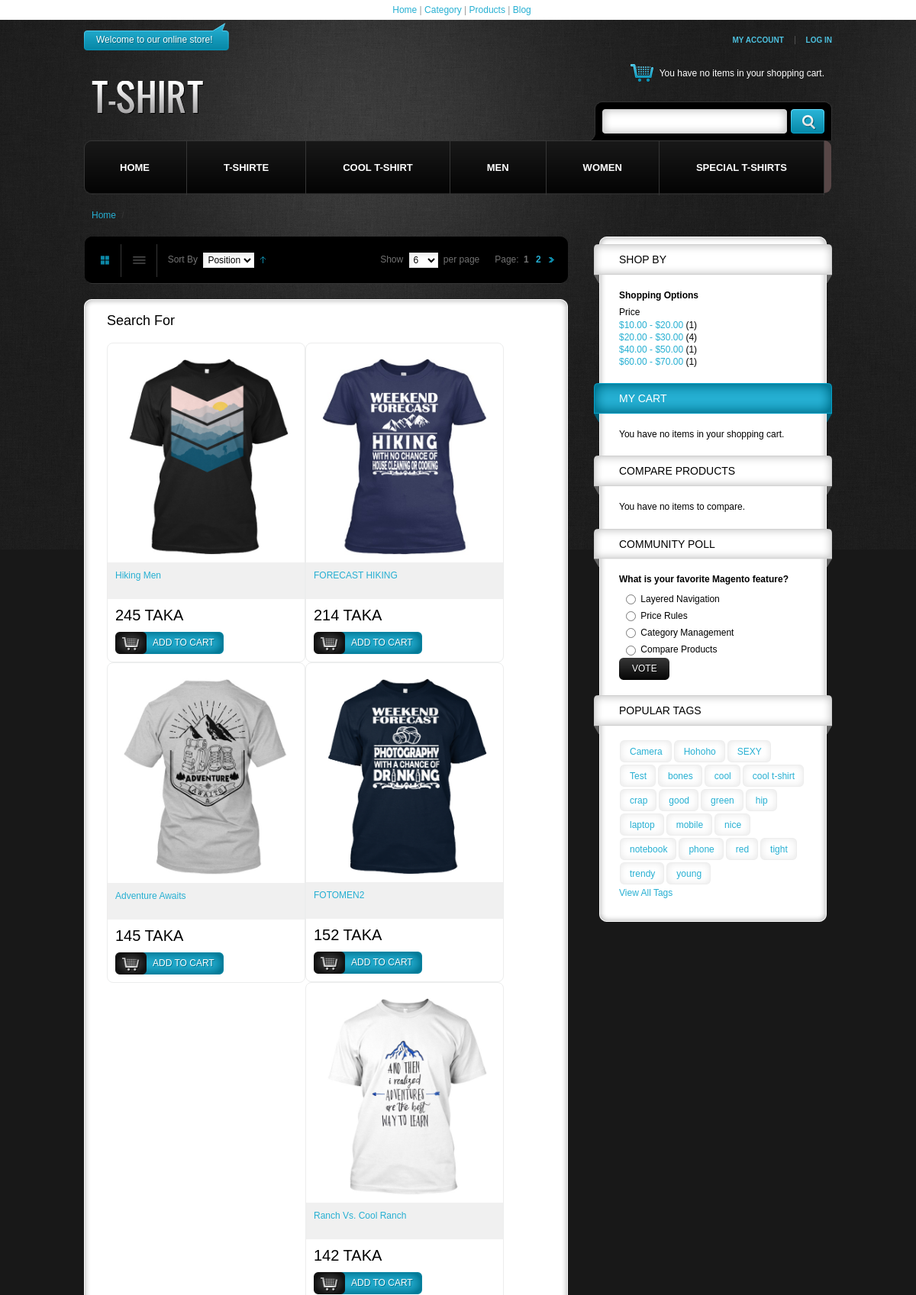
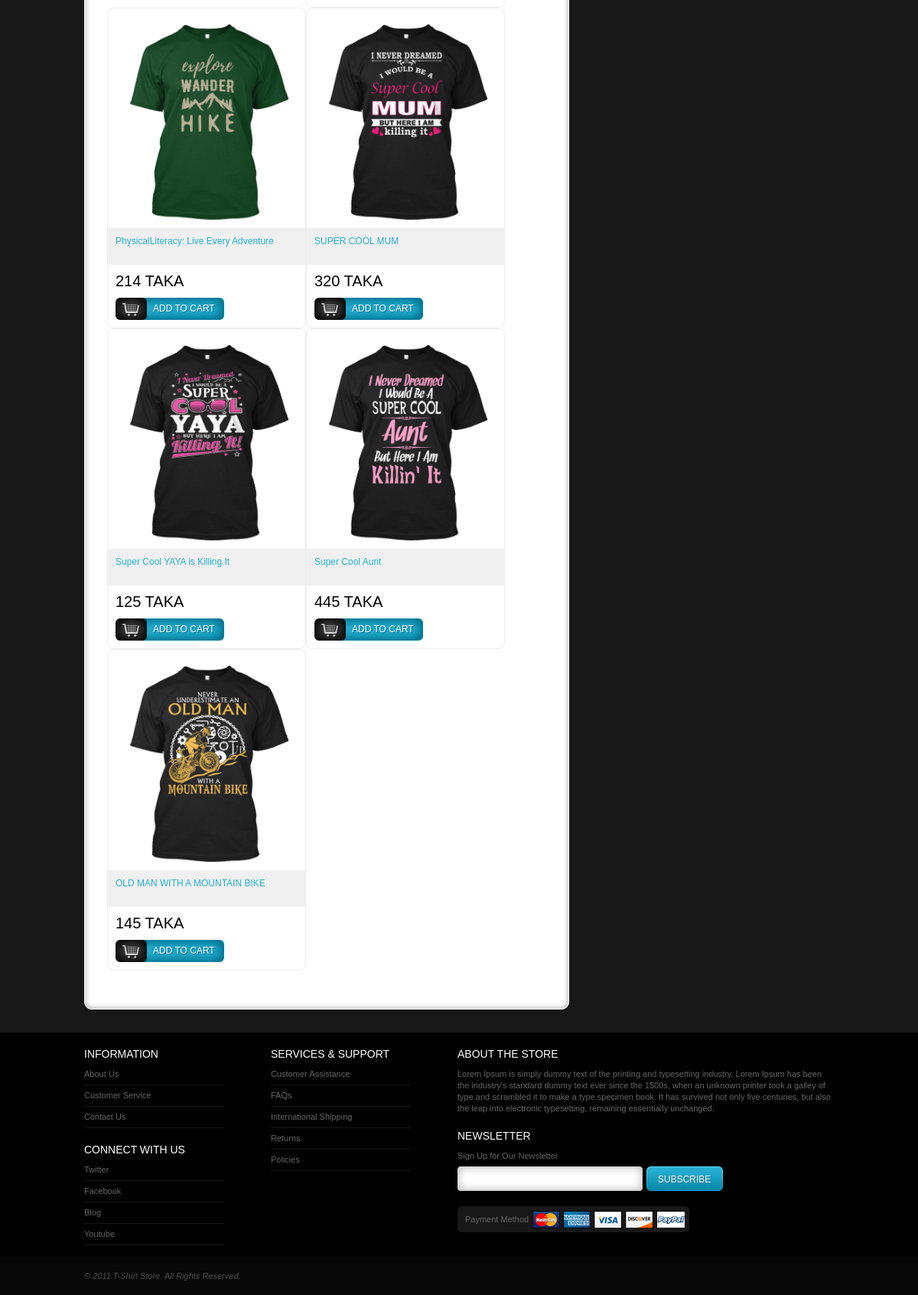
Screenshot of /search.php with the database file from the repository (2 pictures, top to bottom).
### tables this page shows
CREATE TABLE `category` (
  `id` int(11) NOT NULL,
  `category` varchar(255) NOT NULL
);

CREATE TABLE `product` (
  `id` int(11) NOT NULL,
  `category` int(11) NOT NULL,
  `title` varchar(255) NOT NULL,
  `price` int(11) NOT NULL,
  `desc` text NOT NULL,
  `avail` tinyint(1) NOT NULL,
  `image` varchar(255) NOT NULL
);

### search.php (the view, shortened to what this page needs)
<?php include'header.php';?>
  <div class="main">
    <div class="breadcrumbs">
      <ul>
        <li class="home"> <a title="Go to Home Page" href="index.php">Home</a> <span>/ </span> </li>
      </ul>
    </div>
    <div class="col-main">
      <div class="toolbar">
        <div class="t-right">&nbsp;</div>
        <div class="t-left">&nbsp;</div>
        <div class="tb">
          <div class="sorter">
            <p class="view-mode"> <strong class="grid" title="Grid">&nbsp;</strong> <a class="list" title="List" href="#">&nbsp;</a> </p>
            <div class="sort-by">
              <label>Sort By</label>
              <select>
                <option selected="selected" value=""> Position </option>
              </select>
              <a title="Set Descending Direction" href="#"><img class="v-middle" alt="Set Descending Direction" src="images/i_asc_arrow.gif" /></a> </div>
          </div>
          <div class="pager">
            <div class="pages"> <strong>Page:</strong>
              <ol>
                <li class="current">1</li>
                <li><a href="#">2</a></li>
                <li> <a title="Next" href="#" class="next i-next"> <img class="v-middle" alt="Next" src="images/pager_arrow_right.gif" /></a> </li>
              </ol>
            </div>
            <div class="limiter">
              <label>Show</label>
              <select>
                <option selected="selected" value=""> 6 </option>
              </select>
              per page </div>
          </div>
        </div>
      </div>
      <div class="category-top">&nbsp;</div>
	  		<?php
		if($_GET['q'])
			{
				$rec = $_GET['q'];
				$product = mysqli_query($con,"SELECT * FROM `product` WHERE `title` LIKE '%$rec%' OR `desc` LIKE '%$rec%' OR `price` LIKE '%$rec%' ");
			}
			else
			{
				$product = mysqli_query($con,"SELECT * FROM product LIMIT 10");
			}
		;?>
      <div class="category-products">
        <div class="page-title">
          <h1>Search For <?php echo $rec;?></h1>
        </div>
        <ul class="products-grid first">
		<?php while($pro = mysqli_fetch_array($product)) {	?>
          <li class="item"> <a class="product-image" href="product.php?pro=<?php echo $pro['id'];?>"><img width="216" alt="<?php echo $pro['title'];?>" src="<?php echo $pro['image'];?>" /></a>
            <h2 class="product-name"><a href="product.php?pro=<?php echo $pro['id'];?>"><?php echo $pro['title'];?></a></h2>
            <div class="price-box"> <span class="regular-price"> <span class="price"><?php echo $pro['price'];?> TAKA</span> </span> </div>
            <div class="actions">
              <button class="button btn-cart" title="Add to Cart" type="button"><span><span>Add to Cart</span></span></button>
            </div>
          </li>
		  <?php };?>
        </ul>
      </div>
      <div class="category-btm">&nbsp;</div>
    </div>
<?php include'sideber.php';?>
<?php include'footer.php';?>

### header.php (shortened to what this page needs)
<?php include'db.php';?>
<!DOCTYPE html>
<html>
<head>
  <link href="includes/style.css" rel="stylesheet" type="text/css" />
  <link href='includes/cloud-zoom/cloud-zoom.css' rel='stylesheet' type='text/css' />
</head>
<body>
  <div align="center" style="background:#FFF; padding:5px; position:fixed; color:#999; top:0; position:fixed; width:100%; z-index:10000;"><a href="index.php">Home</a> | <a href="category.php">Category</a> | <a href="#">Products</a> | <a href="blog.php">Blog</a></div>
  <div class="page">
    <div class="header-container">
      <div class="header">
        <div class="shopLinks">
          <ul class="links">
            <li class="first"><a title="My Account" href="registration.php">My Account</a></li>
            <li class="last"><a title="Log In" href="login.php">Log In</a></li>
          </ul>
          <p class="welcome-msg">Welcome to our online store!<span>&nbsp;</span></p>
        </div>
        <h1 class="logo"><strong>T Shirt</strong><a class="logo" title="T-shop" href="index.php"><img alt="T-shop" src="images/logo.png" /></a></h1>
        <div class="quick-access">
          <div class="shoppingCart">
            <div class="block block-cart">
              <div class="block-content">
                <p class="empty">You have no items in your shopping cart.</p>
              </div>
            </div>
          </div>
          <div class="search">
            <form method="get" action="search.php" id="search_mini_form">
              <div class="form-search">
                <input type="text" class="input-text" value="<?php if(isset($_GET['q'])){echo $_GET['q'];};?>" name="q" id="search" />
                <button class="button" title="Search" type="submit"></button>
              </div>
            </form>
          </div>
        </div>
      </div>
    </div>
    <div class="nav-container">
      <ul id="nav">
        <li class="level-top first"> <a class="level-top" href="index.php"> <span>Home</span> </a></li>
        <?php $menu = mysqli_query($con,"SELECT * FROM category");?>
        <?php while($row = mysqli_fetch_array($menu)) {	?>
        <li class="level-top"> <a class="level-top" href="category.php?cat=<?php echo $row['id']?>"> <span><?php echo $row['category']?> </span> </a> </li>
        <?php };?>
        <li class="end"></li>
      </ul>
    </div>

### sideber.php (shortened to what this page needs)
<div class="col-right">
      <div class="top-side">&nbsp;</div>
      <div class="m-side">
        <div class="block block-layered-nav">
          <div class="block-title"> <strong><span>Shop By</span></strong> </div>
          <div class="block-content">
            <p class="block-subtitle">Shopping Options</p>
            <dl id="narrow-by-list">
              <dt class="last odd">Price</dt>
              <dd class="last odd">
                <ol>
                  <li> <a href="#"><span class="price">$10.00</span> - <span class="price">$20.00</span></a> (1) </li>
                  <li> <a href="#"><span class="price">$20.00</span> - <span class="price">$30.00</span></a> (4) </li>
                  <li> <a href="#"><span class="price">$40.00</span> - <span class="price">$50.00</span></a> (1) </li>
                  <li> <a href="#"><span class="price">$60.00</span> - <span class="price">$70.00</span></a> (1) </li>
                </ol>
              </dd>
            </dl>
          </div>
        </div>
        <div class="block block-cart">
          <div class="block-title"> <strong><span>My Cart</span></strong> </div>
          <div class="block-content">
            <p class="empty">You have no items in your shopping cart.</p>
          </div>
        </div>
        <div class="block block-list block-compare">
          <div class="block-title"> <strong><span>Compare Products </span></strong> </div>
          <div class="block-content">
            <p class="empty">You have no items to compare.</p>
          </div>
        </div>
        <div class="block block-poll">
          <div class="block-title"> <strong><span>Community Poll</span></strong> </div>
            <div class="block-content">
              <p class="block-subtitle">What is your favorite Magento feature?</p>
              <ul id="poll-answers">
                <li class="odd">
                  <input type="radio" value="5" class="radio poll_vote" name="vote" />
                  <span class="label">
                  <label>Layered Navigation</label>
                  </span> </li>
                <li class="even">
                  <input type="radio" value="6" class="radio poll_vote" name="vote" />
                  <span class="label">
                  <label>Price Rules</label>
                  </span> </li>
                <li class="odd">
                  <input type="radio" value="7" class="radio poll_vote" name="vote" />
                  <span class="label">
                  <label>Category Management</label>
                  </span> </li>
                <li class="last even">
                  <input type="radio" value="8" class="radio poll_vote" name="vote" />
                  <span class="label">
                  <label>Compare Products</label>
                  </span> </li>
              </ul>
              <div class="actions">
                <button class="button" title="Vote" type="submit"><span><span>Vote</span></span></button>
              </div>
            </div>
        </div>
        <div class="block block-tags">
          <div class="block-title"> <strong><span>Popular Tags</span></strong> </div>
          <div class="block-content">
            <ul class="tags-list">
              <li><a class="tags" href="#"><span><span>Camera</span></span></a></li>
              <li><a class="tags" href="#"><span><span>Hohoho</span></span></a></li>
              <li><a class="tags" href="#"><span><span>SEXY</span></span></a></li>
              <li><a class="tags" href="#"><span><span>Test</span></span></a></li>
              <li><a class="tags" href="#"><span><span>bones</span></span></a></li>
              <li><a class="tags" href="#"><span><span>cool</span></span></a></li>
              <li><a class="tags" href="#"><span><span>cool t-shirt</span></span></a></li>
              <li><a class="tags" href="#"><span><span>crap</span></span></a></li>
              <li><a class="tags" href="#"><span><span>good</span></span></a></li>
              <li><a class="tags" href="#"><span><span>green</span></span></a></li>
              <li><a class="tags" href="#"><span><span>hip</span></span></a></li>
              <li><a class="tags" href="#"><span><span>laptop</span></span></a></li>
              <li><a class="tags" href="#"><span><span>mobile</span></span></a></li>
              <li><a class="tags" href="#"><span><span>nice</span></span></a></li>
              <li><a class="tags" href="#"><span><span>notebook</span></span></a></li>
              <li><a class="tags" href="#"><span><span>phone</span></span></a></li>
              <li><a class="tags" href="#"><span><span>red</span></span></a></li>
              <li><a class="tags" href="#"><span><span>tight</span></span></a></li>
              <li><a class="tags" href="#"><span><span>trendy</span></span></a></li>
              <li><a class="tags" href="#"><span><span>young</span></span></a></li>
            </ul>
            <div class="actions"> <a href="#">View All Tags</a> </div>
          </div>
        </div>
      </div>
      <div class="btm-side"></div>
    </div>
  </div>
</div>

### footer.php
<div class="footer-container">
  <div class="footer">
    <div class="block1">
      <h2>Information</h2>
      <ul>
        <li><a href="#">About Us</a></li>
        <li><a href="#">Customer Service</a></li>
        <li><a href="#">Contact Us</a></li>
      </ul>
      <h2>Connect with us</h2>
      <ul>
        <li><a href="#">Twitter</a></li>
        <li><a href="#">Facebook</a></li>
        <li><a href="#">Blog</a></li>
        <li><a href="#">Youtube</a></li>
      </ul>
    </div>
    <div class="block1">
      <h2>Services &amp; Support</h2>
      <ul>
        <li><a href="#">Customer Assistance</a></li>
        <li><a href="#">FAQs</a></li>
        <li><a href="#">International Shipping</a></li>
        <li><a href="#">Returns</a></li>
        <li><a href="#">Policies</a></li>
      </ul>
    </div>
    <div class="block2">
      <h2>About the store</h2>
      <p>Lorem Ipsum is simply dummy text of the printing and typesetting industry. Lorem Ipsum has been the industry's standard dummy text ever since the 1500s, when an unknown printer took a galley of type and scrambled it to make a type specimen book. It has survived not only five centuries, but also the leap into electronic typesetting, remaining essentially unchanged.</p>
      <h2>Newsletter</h2>
      <p>Sign Up for Our Newsletter</p>
      <ul>
        <li>
          <div class="block block-subscribe">
            <div class="block-content">
              <div class="input-box">
                <input type="text" class="input-text" title="Sign up for our newsletter" id="newsletter" name="email" />
              </div>
              <div class="actions">
                <button class="button" title="Subscribe" type="submit"><span><span>Subscribe</span></span></button>
              </div>
            </div>
          </div>
        </li>
        <li>
          <div class="payment-method"><span>Payment Method</span></div>
        </li>
      </ul>
    </div>
  </div>
  <div class="clear">&nbsp;</div>
  <div class="copyright">
    <address>
    &copy; 2011 T-Shirt Store. All Rights Reserved.
    </address>
  </div>
</div>
</body>
</html>

### rows the page displays
category: category "T-SHIRTE"
category: category "COOL T-SHIRT"
category: category "MEN"
category: category "WOMEN"
category: category "SPECIAL T-SHIRTS"
product: image (picture), title "Hiking Men", price "245"
product: image (picture), title "FORECAST HIKING", price "214"
product: image (picture), title "Adventure Awaits", price "145"
product: image (picture), title "FOTOMEN2", price "152"
product: image (picture), title "Ranch Vs. Cool Ranch", price "142"
product: image (picture), title "PhysicalLiteracy: Live Every Adventure", price "214"
product: image (picture), title "SUPER COOL MUM", price "320"
product: image (picture), title "Super Cool YAYA is Killing It", price "125"
product: image (picture), title "Super Cool Aunt", price "445"
product: image (picture), title "OLD MAN WITH A MOUNTAIN BIKE", price "145"
